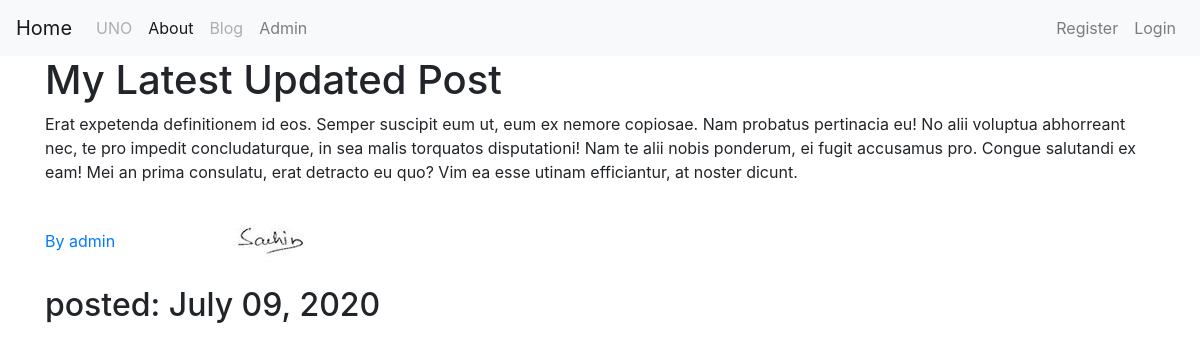
Page /post/34 on the committed database.
### blog/models.py (models this page shows, shortened)
class Post(models.Model):
    title = models.CharField(max_length=150)
    content = models.TextField()
    date_posted = models.DateTimeField(default=timezone.now)
    author = models.ForeignKey(User, on_delete=models.CASCADE)

### users/models.py (models this page shows, shortened)
class Profile(models.Model):
    user = models.OneToOneField(User, on_delete=models.CASCADE)
    image = models.ImageField(default='profile_pics/default.jpg', upload_to='profile_pics')

### blog/views.py (the view)
# urls.py: path('post/<int:pk>', PostDetailView.as_view(), name='post-detail'),
class PostDetailView(DetailView):
    model = Post

### blog/templates/blog/post_detail.html (shortened to what this page needs)
{% extends "blog/base.html" %}
{% block content %}
<h1>{{ object.title }}</h1>
<p> {{ object.content }} </p>
<a href="{% url 'user-posts' post.author.username %}">By {{ object.author }} </a>
<img class="rounded-cirle" src = {{ object.author.profile.image.url }}>
<h2>posted: {{ object.date_posted|date:"F d, Y" }}</h2>
{% endblock content %}

### rows in the picture
Post: title "My Latest Updated Post", content "Erat expetenda definitionem id eos. Semper suscipit eum ut, eum ex nemore copiosae. Nam probatus pertinacia eu! No alii voluptua abhorreant nec, te pro impedit concludaturque, in sea malis torquatos disputationi! Nam te alii nobis ponderum, ei fugit accusamus pro. Congue salutandi ex eam! Mei an prima consulatu, erat detracto eu quo? Vim ea esse utinam efficiantur, at noster dicunt.", author "admin", author.profile.image (picture), date_posted "July 09, 2020"
